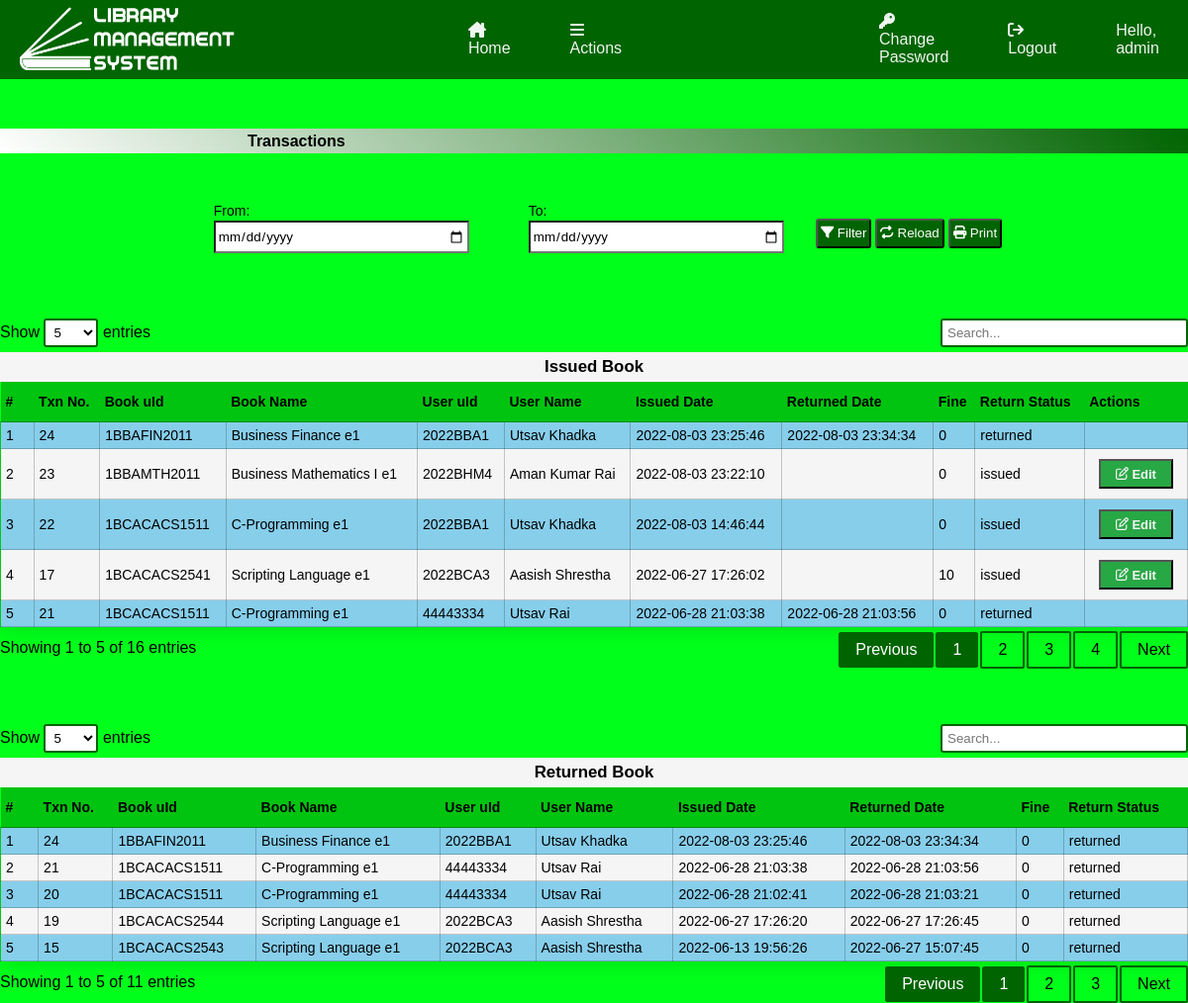
The app's page /Admins/transactions.php (signed in) with its own data.
### tables this page shows
CREATE TABLE `issue_tbl` (
  `txn_no` int(100) NOT NULL,
  `book_uid` varchar(100) NOT NULL,
  `user_uid` varchar(100) NOT NULL,
  `issued_date` datetime DEFAULT NULL,
  `returned_date` datetime DEFAULT NULL,
  `return_status` varchar(44) NOT NULL,
  `fine` int(60) NOT NULL DEFAULT 0,
  `timestamp` datetime(6) NOT NULL
);

CREATE TABLE `book_details_tbl` (
  `bid` int(20) NOT NULL,
  `bname` varchar(100) NOT NULL,
  `book_id` varchar(50) NOT NULL,
  `faculty_id` int(20) NOT NULL,
  `subcode` varchar(40) NOT NULL,
  `year` varchar(15) NOT NULL,
  `semester` varchar(10) NOT NULL,
  `edition` int(10) NOT NULL,
  `category_id` int(20) NOT NULL,
  `publication` varchar(100) NOT NULL,
  `author` varchar(100) NOT NULL,
  `price` int(20) NOT NULL,
  `rack_no` varchar(10) NOT NULL,
  `total_qty` int(20) NOT NULL DEFAULT 0,
  `issued_qty` int(20) NOT NULL DEFAULT 0,
  `available_qty` int(20) NOT NULL DEFAULT 0
);

CREATE TABLE `user_tbl` (
  `id` int(20) NOT NULL,
  `fname` varchar(50) NOT NULL,
  `mname` varchar(50) NOT NULL,
  `lname` varchar(50) NOT NULL,
  `email` varchar(100) NOT NULL,
  `role` varchar(44) NOT NULL,
  `user_uid` varchar(60) NOT NULL,
  `password` varchar(40) NOT NULL
);

### Admins/displayTransactions.php (the view, shortened to what this page needs)
<section class="table-container">
    <table class="table" id="myTable">
        <caption>
            <h3>Issued Book</h3>
        </caption>
        <thead>
            <tr>
                <th>#</th>
                <th>Txn No.</th>
                <th>Book uId</th>
                <th>Book Name</th>
                <th>User uId</th>
                <th>User Name</th>
                <th>Issued Date</th>
                <th>Returned Date</th>
                <th>Fine</th>
                <th>Return Status</th>
                <th>Actions</th>
            </tr>
        </thead>
        <tbody>
            <?php
            $counter = 0;
            if (isset($_POST['filter']) && !empty($_POST['start']) && !empty($_POST['end'])) {
                $sql = "SELECT * FROM `issue_tbl` WHERE CAST(`issued_date` AS DATE) BETWEEN DATE('$startdate') AND DATE('$enddate') ORDER BY `issued_date` DESC";
                $result = mysqli_query($conn, $sql);
                $num = mysqli_num_rows($result);
            } else {
                $sql = "SELECT * FROM `issue_tbl` ORDER BY `timestamp` DESC";
                $result = mysqli_query($conn, $sql);
                $num = mysqli_num_rows($result);
            }
            if ($num > 0) {
                while ($rows = mysqli_fetch_assoc($result)) {
                    $txn_no = $rows['txn_no'];
                    $book_uid = $rows['book_uid'];
                    $user_uid = $rows['user_uid'];
                    $issued_date = $rows['issued_date'];
                    $returnrd_date = $rows['returned_date'];
                    $fine = $rows['fine'];
                    $return_status = $rows['return_status'];
            ?>
                    <tr>
                        <?php
                        $query1 = "SELECT book_details_tbl.bname FROM book_details_tbl INNER JOIN book_tbl ON book_details_tbl.book_id = book_tbl.bookid INNER JOIN issue_tbl ON book_tbl.bookuid=issue_tbl.book_uid WHERE issue_tbl.book_uid='$book_uid'";
                        $result1 = mysqli_query($conn, $query1);
                        $row1 = mysqli_fetch_assoc($result1);
                        $bname = $row1['bname'];
                        $query3 = "SELECT * FROM user_tbl WHERE `user_uid`='$user_uid'";
                        $result3 = mysqli_query($conn, $query3);
                        $num3 = mysqli_num_rows($result3);
                        if ($num3 > 0) {
                            $row3 = mysqli_fetch_assoc($result3);
                            $fname = $row3['fname'];
                            $mname = $row3['mname'];
                            $lname = $row3['lname'];
                            $name = $fname . " " . $mname . " " . $lname;
                        }
                        ?>
                        <td><?php echo ++$counter; ?></td>
                        <td><?php echo $txn_no; ?></td>
                        <td><?php echo $book_uid; ?></td>
                        <td><?php echo $bname; ?></td>
                        <td><?php echo $user_uid; ?></td>
                        <td><?php echo $name; ?></td>
                        <td><?php echo $issued_date; ?></td>
                        <td><?php echo $returnrd_date; ?></td>
                        <td><?php echo $fine; ?></td>
                        <td><?php echo $return_status; ?></td>
                        <td>
                            <div class="actions">
                                <div class="action-btn">
                                    <div>
                                        <?php if ($return_status == 'issued') { ?>
                                            <button class="edit-btn all-btn" onclick="location.href='issueBook.php?txn_no=<?php echo $txn_no; ?>&action=e'"><i class="fa-regular fa-pen-to-square"></i>
                                                Edit</button>
                                        <?php } ?>
                                    </div>
                                </div>
                            </div>
                        </td>
                    </tr>
            <?php }
            }
            ?>
        </tbody>
    </table>
</section>
<br><br>
<section class="table-container">
    <table class="table" id="myTables">
        <caption>
            <h3>Returned Book</h3>
        </caption>
        <thead>
            <tr>
                <th>#</th>
                <th>Txn No.</th>
                <th>Book uId</th>
                <th>Book Name</th>
                <th>User uId</th>
                <th>User Name</th>
                <th>Issued Date</th>
                <th>Returned Date</th>
                <th>Fine</th>
                <th>Return Status</th>
            </tr>
        </thead>
        <tbody>
            <?php
            $counter = 0;
            if (isset($_POST['filter']) && !empty($_POST['start']) && !empty($_POST['end'])){
                $sql1 = "SELECT * FROM `issue_tbl` WHERE `return_status`='returned' AND CAST(`returned_date` AS DATE) BETWEEN DATE('$startdate') AND DATE('$enddate') ORDER BY `returned_date` DESC";
                $res = mysqli_query($conn, $sql1);
                $num1 = mysqli_num_rows($res);
            }
            else{
                $sql1 = "SELECT * FROM `issue_tbl` WHERE `return_status`='returned' ORDER BY `timestamp` DESC";
                $res = mysqli_query($conn, $sql1);
                $num1 = mysqli_num_rows($res);
            }
            if ($num1 > 0) {
                while ($rows = mysqli_fetch_assoc($res)) {
                    $txn_no = $rows['txn_no'];
                    $book_uid = $rows['book_uid'];
                    $user_uid = $rows['user_uid'];
                    $issued_date = $rows['issued_date'];
                    $returnrd_date = $rows['returned_date'];
                    $fine = $rows['fine'];
                    $return_status = $rows['return_status'];
            ?>
                    <tr>
                        <?php
                        $query1 = "SELECT book_details_tbl.bname FROM book_details_tbl INNER JOIN book_tbl ON book_details_tbl.book_id = book_tbl.bookid INNER JOIN issue_tbl ON book_tbl.bookuid=issue_tbl.book_uid WHERE issue_tbl.book_uid='$book_uid'";
                        $result1 = mysqli_query($conn, $query1);
                        $row1 = mysqli_fetch_assoc($result1);
                        $bname = $row1['bname'];
                        $query3 = "SELECT * FROM user_tbl WHERE `user_uid`='$user_uid'";
                        $result3 = mysqli_query($conn, $query3);
                        $num3 = mysqli_num_rows($result3);
                        if ($num3 > 0) {
                            $row3 = mysqli_fetch_assoc($result3);
                            $fname = $row3['fname'];
                            $mname = $row3['mname'];
                            $lname = $row3['lname'];
                            $name = $fname . " " . $mname . " " . $lname;
                        }
                        ?>
                        <td><?php echo ++$counter; ?></td>
                        <td><?php echo $txn_no; ?></td>
                        <td><?php echo $book_uid; ?></td>
                        <td><?php echo $bname; ?></td>
                        <td><?php echo $user_uid; ?></td>
                        <td><?php echo $name; ?></td>
                        <td><?php echo $issued_date; ?></td>
                        <td><?php echo $returnrd_date; ?></td>
                        <td><?php echo $fine; ?></td>
                        <td><?php echo $return_status; ?></td>
                    </tr>
            <?php }
            }
            ?>
        </tbody>
    </table>
</section>

### css/header.css (style rules this page uses)
* { margin: 0; padding: 0; }
body { background-color: rgb(0, 255, 26); font-family: Arial, Helvetica, sans-serif; background-repeat: no-repeat; background-attachment: fixed; }

### Admins/css/addForm.css (style rules this page uses)
:root { --green: #006400; }
* { padding: 0; margin: 0; }

### css/table.css (style rules this page uses)
:root { --green: #006400; }
* { padding: 0; margin: 0; font-family: Arial, Helvetica, sans-serif; }
.table-container { display: flex; justify-content: center; }
.table { border-collapse: collapse; margin: 25px 0; font-size: 0.9em; box-shadow: 0 0 20px rgba(0, 0, 0, 0.15); width: 1200px; }
table caption { background-color: whitesmoke; padding: 5px; }
.table th { padding: 5px; height: 30px; }
.table td { padding: 5px; min-width: 20px; max-width: 300px; border: 1px solid rgba(0, 0, 0, 0.203); }
.table tr { color: #000000; text-align: left; }
.table thead tr { background-color: #00640061; font-size: 14px; }
.table tbody tr { font-size: 14px; }
.table tbody tr:nth-of-type(even) { background-color: whitesmoke; }
.table tbody tr:nth-of-type(odd) { background-color: skyblue; }
.actions { display: flex; align-items: center; justify-content: space-evenly; }
.actions .action-btn { margin: 5px; }
.actions .action-btn .all-btn { width: 75px; height: 30px; padding: 5px; text-align: center; font-size: 13px; color: whitesmoke; font-weight: bold; }
.actions .action-btn .edit-btn { background-color: #28A745; }

### Assets/DataTables/datatables.css (style rules this page uses)
table.dataTable thead th, table.dataTable thead td, table.dataTable tfoot th, table.dataTable tfoot td { text-align: left; }
table.dataTable { width: 1200px; margin: 0 auto; clear: both; border-spacing: 0; }
table.dataTable thead th, table.dataTable tfoot th { font-weight: bold; }
table.dataTable thead th, table.dataTable thead td { padding: 5px; border-bottom: 1px solid rgba(0, 0, 0, 0.3); }
table.dataTable tbody tr { background-color: transparent; }
table.dataTable tbody th, table.dataTable tbody td { padding: 5px; }
table.dataTable.no-footer { border-bottom: 1px solid rgba(0, 0, 0, 0.3); }
table.dataTable th, table.dataTable td { box-sizing: content-box; }

### records on screen
issue_tbl: txn_no "24", book_uid "1BBAFIN2011", book_details_tbl.bname "Business Finance e1", user_uid "2022BBA1", user_tbl.fname+mname+lname "Utsav Khadka", issued_date "2022-08-03 23:25:46", returned_date "2022-08-03 23:34:34", fine "0", return_status "returned"
issue_tbl: txn_no "23", book_uid "1BBAMTH2011", book_details_tbl.bname "Business Mathematics I e1", user_uid "2022BHM4", user_tbl.fname+mname+lname "Aman Kumar Rai", issued_date "2022-08-03 23:22:10", fine "0", return_status "issued"
issue_tbl: txn_no "22", book_uid "1BCACACS1511", book_details_tbl.bname "C-Programming e1", user_uid "2022BBA1", user_tbl.fname+mname+lname "Utsav Khadka", issued_date "2022-08-03 14:46:44", fine "0", return_status "issued"
issue_tbl: txn_no "17", book_uid "1BCACACS2541", book_details_tbl.bname "Scripting Language e1", user_uid "2022BCA3", user_tbl.fname+mname+lname "Aasish Shrestha", issued_date "2022-06-27 17:26:02", fine "10", return_status "issued"
issue_tbl: txn_no "21", book_uid "1BCACACS1511", book_details_tbl.bname "C-Programming e1", user_uid "44443334", user_tbl.fname+mname+lname "Utsav Rai", issued_date "2022-06-28 21:03:38", returned_date "2022-06-28 21:03:56", fine "0", return_status "returned"
issue_tbl: txn_no "20", book_uid "1BCACACS1511", book_details_tbl.bname "C-Programming e1", user_uid "44443334", user_tbl.fname+mname+lname "Utsav Rai", issued_date "2022-06-28 21:02:41", returned_date "2022-06-28 21:03:21", fine "0", return_status "returned"
issue_tbl: txn_no "19", book_uid "1BCACACS2544", book_details_tbl.bname "Scripting Language e1", user_uid "2022BCA3", user_tbl.fname+mname+lname "Aasish Shrestha", issued_date "2022-06-27 17:26:20", returned_date "2022-06-27 17:26:45", fine "0", return_status "returned"
issue_tbl: txn_no "15", book_uid "1BCACACS2543", book_details_tbl.bname "Scripting Language e1", user_uid "2022BCA3", user_tbl.fname+mname+lname "Aasish Shrestha", issued_date "2022-06-13 19:56:26", returned_date "2022-06-27 15:07:45", fine "0", return_status "returned"

### other values on screen
$_SESSION['role'] "admin"
